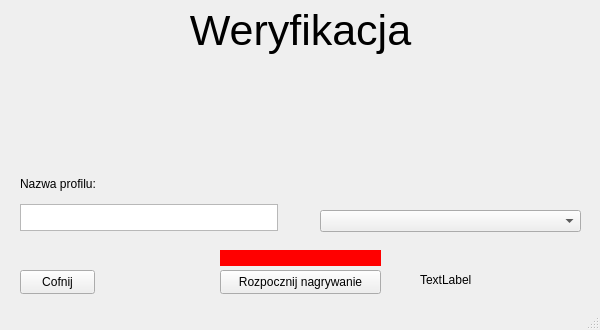
<?xml version="1.0" encoding="UTF-8"?>
<ui version="4.0">
 <class>MainWindow</class>
 <widget class="QMainWindow" name="MainWindow">
  <property name="geometry">
   <rect>
    <x>0</x>
    <y>0</y>
    <width>600</width>
    <height>330</height>
   </rect>
  </property>
  <property name="windowTitle">
   <string>Weryfikacja głosowa</string>
  </property>
  <widget class="QWidget" name="centralwidget">
   <widget class="QStackedWidget" name="stackedWidget">
    <property name="geometry">
     <rect>
      <x>0</x>
      <y>0</y>
      <width>600</width>
      <height>330</height>
     </rect>
    </property>
    <property name="currentIndex">
     <number>3</number>
    </property>
    <widget class="QWidget" name="menuPage">
     <widget class="QWidget" name="verticalLayoutWidget">
      <property name="geometry">
       <rect>
        <x>190</x>
        <y>150</y>
        <width>219</width>
        <height>61</height>
       </rect>
      </property>
      <layout class="QVBoxLayout" name="verticalLayout">
       <item>
        <widget class="QPushButton" name="newProfileButton">
         <property name="text">
          <string>Nowy profil</string>
         </property>
        </widget>
       </item>
       <item>
        <widget class="QPushButton" name="verifyButton">
         <property name="text">
          <string>Weryfikacja</string>
         </property>
        </widget>
       </item>
      </layout>
     </widget>
     <widget class="QLabel" name="menuLabel">
      <property name="enabled">
       <bool>true</bool>
      </property>
      <property name="geometry">
       <rect>
        <x>30</x>
        <y>0</y>
        <width>541</width>
        <height>61</height>
       </rect>
      </property>
      <property name="baseSize">
       <size>
        <width>0</width>
        <height>0</height>
       </size>
      </property>
      <property name="font">
       <font>
        <pointsize>32</pointsize>
       </font>
      </property>
      <property name="text">
       <string>MENU</string>
      </property>
      <property name="textFormat">
       <enum>Qt::AutoText</enum>
      </property>
      <property name="alignment">
       <set>Qt::AlignCenter</set>
      </property>
     </widget>
    </widget>
    <widget class="QWidget" name="newProfilePage">
     <widget class="QLabel" name="newProfileLabel">
      <property name="enabled">
       <bool>true</bool>
      </property>
      <property name="geometry">
       <rect>
        <x>30</x>
        <y>0</y>
        <width>541</width>
        <height>61</height>
       </rect>
      </property>
      <property name="baseSize">
       <size>
        <width>0</width>
        <height>0</height>
       </size>
      </property>
      <property name="font">
       <font>
        <pointsize>32</pointsize>
       </font>
      </property>
      <property name="text">
       <string>Nowy Profil</string>
      </property>
      <property name="textFormat">
       <enum>Qt::AutoText</enum>
      </property>
      <property name="alignment">
       <set>Qt::AlignCenter</set>
      </property>
     </widget>
     <widget class="QWidget" name="verticalLayoutWidget_2">
      <property name="geometry">
       <rect>
        <x>20</x>
        <y>170</y>
        <width>258</width>
        <height>61</height>
       </rect>
      </property>
      <layout class="QVBoxLayout" name="verticalLayout_2">
       <item>
        <widget class="QLabel" name="newProfileNameLabel">
         <property name="text">
          <string>Nazwa profilu:</string>
         </property>
        </widget>
       </item>
       <item>
        <widget class="QTextEdit" name="newProfileNameInput">
         <property name="enabled">
          <bool>true</bool>
         </property>
         <property name="sizePolicy">
          <sizepolicy hsizetype="Ignored" vsizetype="Ignored">
           <horstretch>0</horstretch>
           <verstretch>0</verstretch>
          </sizepolicy>
         </property>
         <property name="font">
          <font>
           <pointsize>10</pointsize>
          </font>
         </property>
        </widget>
       </item>
      </layout>
     </widget>
     <widget class="QLabel" name="statusLabelNP">
      <property name="geometry">
       <rect>
        <x>220</x>
        <y>250</y>
        <width>161</width>
        <height>16</height>
       </rect>
      </property>
      <property name="styleSheet">
       <string notr="true">background-color: red</string>
      </property>
      <property name="text">
       <string/>
      </property>
     </widget>
     <widget class="QPushButton" name="startRecordingButton">
      <property name="geometry">
       <rect>
        <x>220</x>
        <y>270</y>
        <width>161</width>
        <height>24</height>
       </rect>
      </property>
      <property name="text">
       <string>Rozpocznij nagrywanie</string>
      </property>
     </widget>
     <widget class="QPushButton" name="backButtonNP">
      <property name="geometry">
       <rect>
        <x>20</x>
        <y>270</y>
        <width>75</width>
        <height>24</height>
       </rect>
      </property>
      <property name="text">
       <string>Cofnij</string>
      </property>
     </widget>
     <widget class="QLabel" name="label_1NP">
      <property name="geometry">
       <rect>
        <x>20</x>
        <y>80</y>
        <width>351</width>
        <height>21</height>
       </rect>
      </property>
      <property name="text">
       <string>Aby moć rozpocząć nagrywanie wpisz nazwę profilu w odpowiednim polu.</string>
      </property>
     </widget>
     <widget class="QLabel" name="label_2NP">
      <property name="geometry">
       <rect>
        <x>20</x>
        <y>120</y>
        <width>561</width>
        <height>21</height>
       </rect>
      </property>
      <property name="text">
       <string>Nagrywanie bla bla bla</string>
      </property>
     </widget>
     <widget class="QComboBox" name="microphoneSelectNP">
      <property name="geometry">
       <rect>
        <x>320</x>
        <y>210</y>
        <width>261</width>
        <height>22</height>
       </rect>
      </property>
     </widget>
     <widget class="QLabel" name="label_3NP">
      <property name="geometry">
       <rect>
        <x>20</x>
        <y>100</y>
        <width>351</width>
        <height>21</height>
       </rect>
      </property>
      <property name="text">
       <string>W polu po prawej stronie wybierz odpowiednie urządzenie nagrywające.</string>
      </property>
     </widget>
    </widget>
    <widget class="QWidget" name="profileListPage">
     <widget class="QLabel" name="profileListLabel">
      <property name="enabled">
       <bool>true</bool>
      </property>
      <property name="geometry">
       <rect>
        <x>280</x>
        <y>60</y>
        <width>241</width>
        <height>91</height>
       </rect>
      </property>
      <property name="baseSize">
       <size>
        <width>0</width>
        <height>0</height>
       </size>
      </property>
      <property name="font">
       <font>
        <pointsize>32</pointsize>
       </font>
      </property>
      <property name="text">
       <string>Lista Profili</string>
      </property>
      <property name="textFormat">
       <enum>Qt::AutoText</enum>
      </property>
      <property name="alignment">
       <set>Qt::AlignCenter</set>
      </property>
     </widget>
     <widget class="QListView" name="profileList">
      <property name="geometry">
       <rect>
        <x>270</x>
        <y>200</y>
        <width>256</width>
        <height>192</height>
       </rect>
      </property>
     </widget>
    </widget>
    <widget class="QWidget" name="verificationPage">
     <widget class="QLabel" name="verificationLabel">
      <property name="enabled">
       <bool>true</bool>
      </property>
      <property name="geometry">
       <rect>
        <x>30</x>
        <y>0</y>
        <width>541</width>
        <height>61</height>
       </rect>
      </property>
      <property name="baseSize">
       <size>
        <width>0</width>
        <height>0</height>
       </size>
      </property>
      <property name="font">
       <font>
        <pointsize>32</pointsize>
       </font>
      </property>
      <property name="text">
       <string>Weryfikacja</string>
      </property>
      <property name="textFormat">
       <enum>Qt::AutoText</enum>
      </property>
      <property name="alignment">
       <set>Qt::AlignCenter</set>
      </property>
     </widget>
     <widget class="QWidget" name="verticalLayoutWidget_3">
      <property name="geometry">
       <rect>
        <x>20</x>
        <y>170</y>
        <width>258</width>
        <height>61</height>
       </rect>
      </property>
      <layout class="QVBoxLayout" name="verticalLayout_3">
       <item>
        <widget class="QLabel" name="profileNameLabel">
         <property name="text">
          <string>Nazwa profilu:</string>
         </property>
        </widget>
       </item>
       <item>
        <widget class="QTextEdit" name="profileNameInput">
         <property name="enabled">
          <bool>true</bool>
         </property>
         <property name="sizePolicy">
          <sizepolicy hsizetype="Ignored" vsizetype="Ignored">
           <horstretch>0</horstretch>
           <verstretch>0</verstretch>
          </sizepolicy>
         </property>
         <property name="font">
          <font>
           <pointsize>10</pointsize>
          </font>
         </property>
        </widget>
       </item>
      </layout>
     </widget>
     <widget class="QLabel" name="statusLabelVP">
      <property name="geometry">
       <rect>
        <x>220</x>
        <y>250</y>
        <width>161</width>
        <height>16</height>
       </rect>
      </property>
      <property name="styleSheet">
       <string notr="true">background-color: red</string>
      </property>
      <property name="text">
       <string/>
      </property>
     </widget>
     <widget class="QPushButton" name="startVerificationButton">
      <property name="geometry">
       <rect>
        <x>220</x>
        <y>270</y>
        <width>161</width>
        <height>24</height>
       </rect>
      </property>
      <property name="text">
       <string>Rozpocznij nagrywanie</string>
      </property>
     </widget>
     <widget class="QPushButton" name="backButtonVP">
      <property name="geometry">
       <rect>
        <x>20</x>
        <y>270</y>
        <width>75</width>
        <height>24</height>
       </rect>
      </property>
      <property name="text">
       <string>Cofnij</string>
      </property>
     </widget>
     <widget class="QComboBox" name="microphoneSelectVP">
      <property name="geometry">
       <rect>
        <x>320</x>
        <y>210</y>
        <width>261</width>
        <height>22</height>
       </rect>
      </property>
     </widget>
     <widget class="QLabel" name="resultLabel">
      <property name="geometry">
       <rect>
        <x>420</x>
        <y>269</y>
        <width>151</width>
        <height>21</height>
       </rect>
      </property>
      <property name="text">
       <string>TextLabel</string>
      </property>
     </widget>
    </widget>
   </widget>
  </widget>
  <widget class="QStatusBar" name="statusbar"/>
 </widget>
 <resources/>
 <connections/>
</ui>
